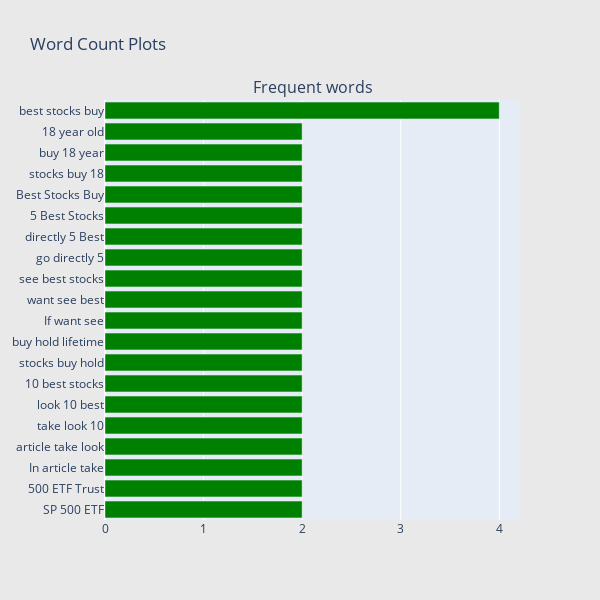

Notebook cell for this chart:
### Markdown cell above
# Content Trigram

### Code cell
## Get the bar chart from 5 rated reviews ##
freq_dict = defaultdict(int)
for sent in news_df["content"]:
    for word in generate_ngrams(sent,3):
        freq_dict[word] += 1
fd_sorted = pd.DataFrame(sorted(freq_dict.items(), key=lambda x: x[1])[::-1])
fd_sorted.columns = ["word", "wordcount"]
trace0 = horizontal_bar_chart(fd_sorted.head(20), 'green')

# Creating two subplots
fig = tools.make_subplots(rows=1, cols=1, vertical_spacing=0.04,
                          subplot_titles=["Frequent words"])
fig.append_trace(trace0, 1, 1)
#fig.append_trace(trace1, 1, 2)
fig['layout'].update(height=600, width=600, paper_bgcolor='rgb(233,233,233)', title="Word Count Plots")
py.iplot(fig, filename='word-plots');

### Figure 1 — Plotly figure (JSON) as saved in the notebook; plotly's stock layout.template omitted (floating-point values rounded to 4 significant figures)
{"data": [{"marker": {"color": "green"}, "orientation": "h", "showlegend": false, "type": "bar", "x": [2, 2, 2, 2, 2, 2, 2, 2, 2, 2, 2, 2, 2, 2, 2, 2, 2, 2, 2, 4], "xaxis": "x", "y": ["SP 500 ETF", "500 ETF Trust", "In article take", "article take look", "take look 10", "look 10 best", "10 best stocks", "stocks buy hold", "buy hold lifetime", "If want see", "want see best", "see best stocks", "go directly 5", "directly 5 Best", "5 Best Stocks", "Best Stocks Buy", "stocks buy 18", "buy 18 year", "18 year old", "best stocks buy"], "yaxis": "y"}], "layout": {"annotations": [{"font": {"size": 16}, "showarrow": false, "text": "Frequent words", "x": 0.5, "xanchor": "center", "xref": "paper", "y": 1, "yanchor": "bottom", "yref": "paper"}], "height": 600, "paper_bgcolor": "rgb(233,233,233)", "title": {"text": "Word Count Plots"}, "width": 600, "xaxis": {"anchor": "y", "domain": [0, 1]}, "yaxis": {"anchor": "x", "domain": [0, 1]}}}
